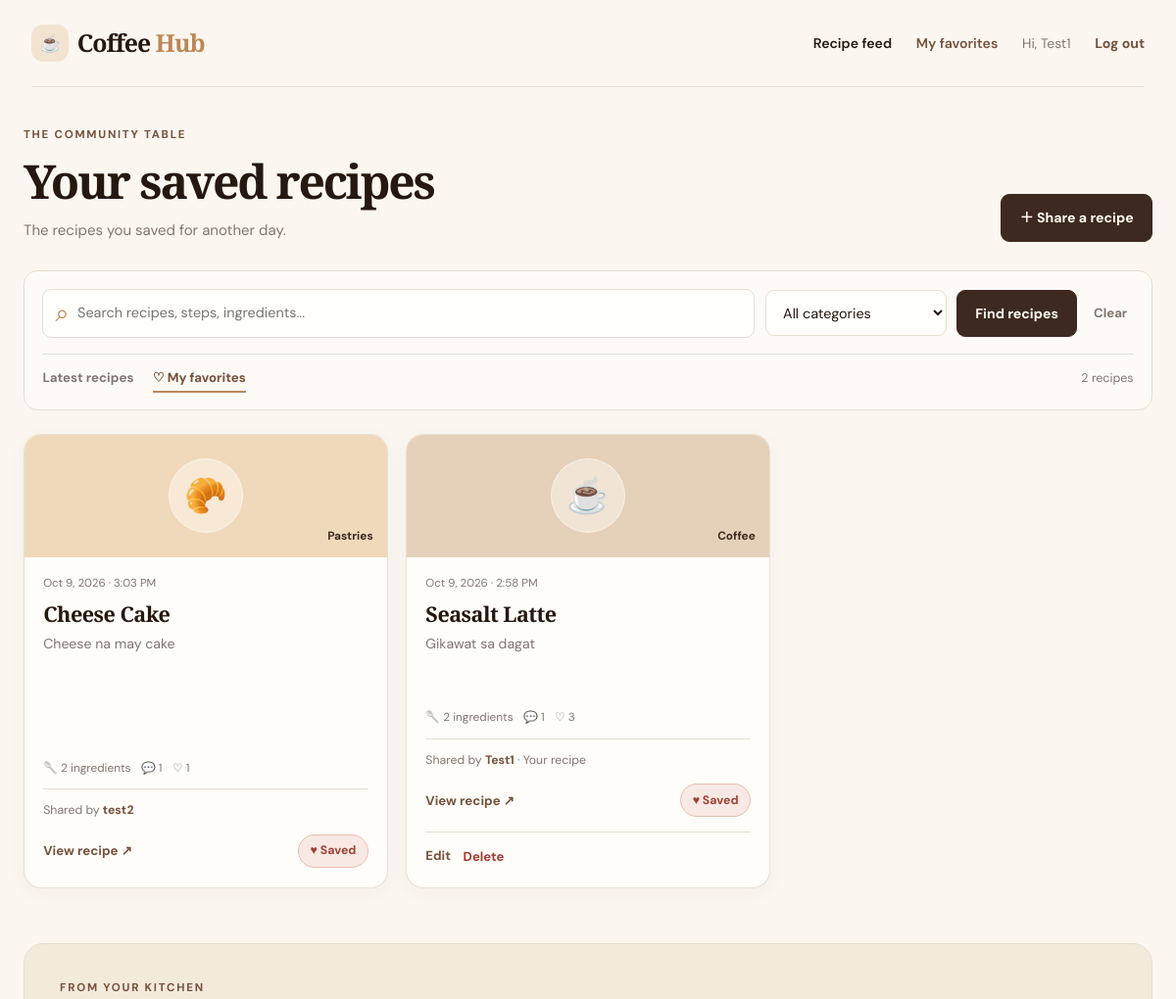
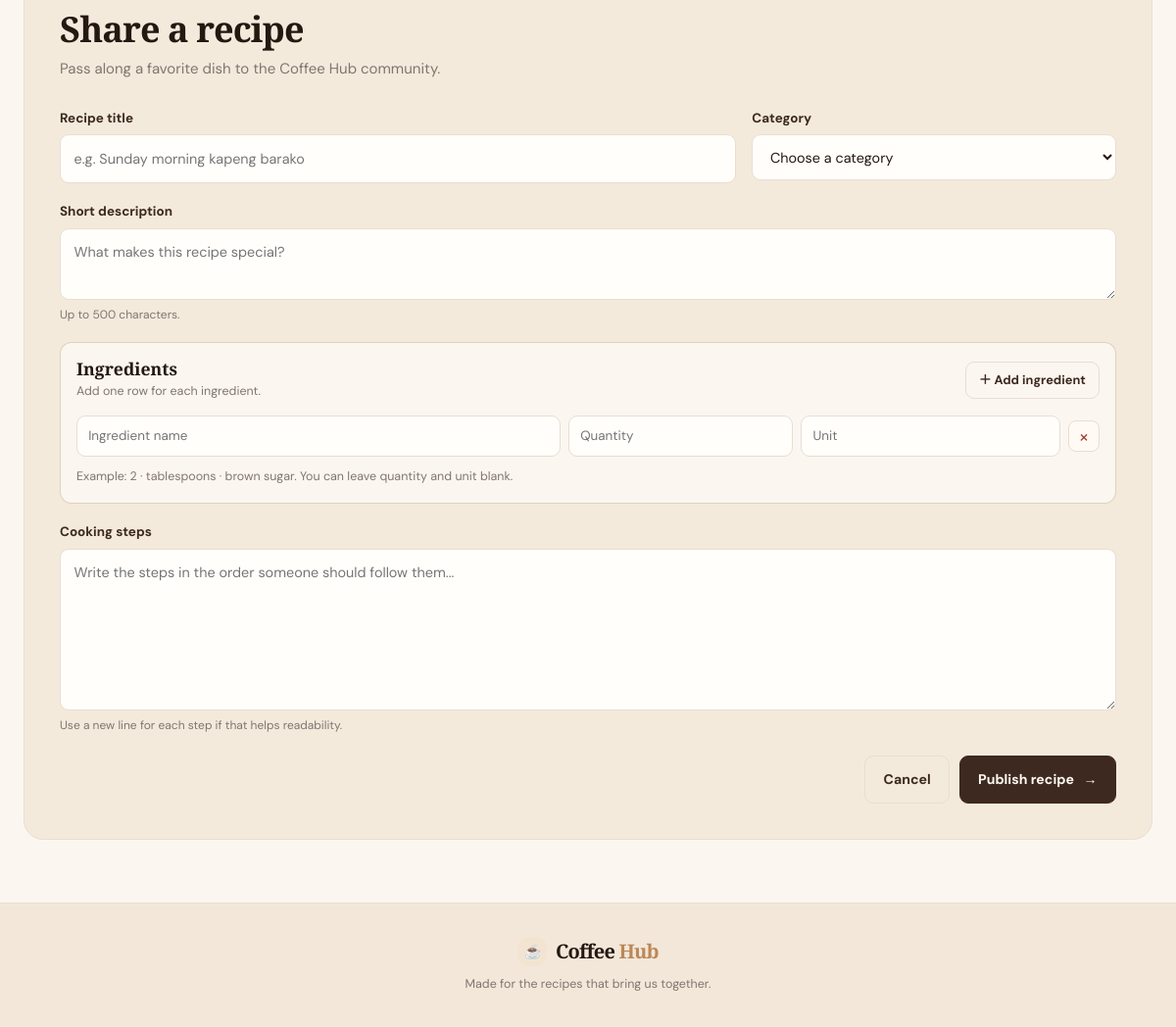
The app's page /home.php?favorites=1 (signed in) with its own data (2 pictures, top to bottom).
### tables this page shows
CREATE TABLE `recipes` (
  `id` int(10) UNSIGNED NOT NULL,
  `user_id` int(10) UNSIGNED NOT NULL,
  `category_id` int(10) UNSIGNED NOT NULL,
  `title` varchar(150) NOT NULL,
  `description` varchar(500) NOT NULL,
  `steps` text NOT NULL,
  `created_at` timestamp NOT NULL DEFAULT current_timestamp(),
  `edited_at` datetime DEFAULT NULL
);

CREATE TABLE `categories` (
  `id` int(10) UNSIGNED NOT NULL,
  `name` varchar(50) NOT NULL
);

CREATE TABLE `users` (
  `id` int(10) UNSIGNED NOT NULL,
  `name` varchar(100) NOT NULL,
  `email` varchar(255) NOT NULL,
  `password` varchar(255) NOT NULL,
  `created_at` timestamp NOT NULL DEFAULT current_timestamp()
);

### db.php (called while the page is built, shortened)
<?php
function e(mixed $value): string
{
    return htmlspecialchars((string) $value, ENT_QUOTES | ENT_SUBSTITUTE, 'UTF-8');
}
function requestString(array $source, string $key, string $default = ''): string
{
    return isset($source[$key]) && is_string($source[$key]) ? trim($source[$key]) : $default;
}
function csrfToken(): string
{
    return $_SESSION['_csrf_token'];
}
function formatDate(string $date): string
{
    return date('M j, Y · g:i A', strtotime($date));
}
function getRecipes(PDO $pdo, int $userId, string $keyword = '', int $categoryId = 0, bool $favoritesOnly = false): array
{
    $where = [];
    $parameters = [$userId];
    if ($favoritesOnly) {
        $where[] = 'EXISTS (SELECT 1 FROM favorites filter_f WHERE filter_f.recipe_id = r.id AND filter_f.user_id = ?)';
        $parameters[] = $userId;
    }
    $sql = 'SELECT r.id, r.user_id, r.category_id, r.title, r.description, r.created_at, r.edited_at,
                   c.name AS category_name, u.name AS author,
                   (SELECT COUNT(*) FROM ingredients i WHERE i.recipe_id = r.id) AS ingredient_count,
                   (SELECT COUNT(*) FROM comments cm WHERE cm.recipe_id = r.id) AS comment_count,
                   (SELECT COUNT(*) FROM favorites fc WHERE fc.recipe_id = r.id) AS favorite_count,
                   EXISTS (SELECT 1 FROM favorites own_f WHERE own_f.recipe_id = r.id AND own_f.user_id = ?) AS is_favorite
            FROM recipes r
            JOIN categories c ON c.id = r.category_id
            JOIN users u ON u.id = r.user_id';
    if ($where !== []) {
        $sql .= ' WHERE ' . implode(' AND ', $where);
    }
    $sql .= ' ORDER BY r.created_at DESC, r.id DESC';
    $statement = $pdo->prepare($sql);
    $statement->execute($parameters);
    return $statement->fetchAll();
}

### home.php (the view, shortened to what this page needs)
<?php
require __DIR__ . '/db.php';
$userId = (int) $_SESSION['user']['id'];
$userName = (string) ($_SESSION['user']['name'] ?? 'Cook');
$oldRecipe = ['title' => '', 'description' => '', 'category_id' => '', 'steps' => ''];
$formIngredients = [['name' => '', 'quantity' => '', 'unit' => '']];
$editRecipeId = 0;
$keyword = mb_substr(requestString($_GET, 'q'), 0, 100);
$categoryFilter = (int) requestString($_GET, 'category', '0');
$onlyFavorites = requestString($_GET, 'favorites') === '1';
$recipes = getRecipes($pdo, $userId, $keyword, $categoryFilter, $onlyFavorites);
$token = csrfToken();
?>
<!DOCTYPE html>
<html lang="en">
<head>
    <link rel="stylesheet" href="css/style.css">
</head>
<body>
<header class="site-header member-header">
    <a href="home.php" class="brand"><span class="brand-mark">☕</span><span>Coffee <em>Hub</em></span></a>
    <nav class="site-nav" aria-label="Member navigation">
        <a href="home.php" class="active">Recipe feed</a>
        <a href="home.php?favorites=1">My favorites</a>
        <span class="welcome-user">Hi, <?= e($userName) ?></span>
        <form method="post" action="home.php" class="inline-form"><button type="submit" class="nav-button">Log out</button></form>
    </nav>
</header>
<main class="container member-main">
    <section class="member-welcome"><div><p class="eyebrow">The community table</p><h1><?= $onlyFavorites ? 'Your saved recipes' : 'What’s cooking today?' ?></h1><p><?= $onlyFavorites ? 'The recipes you saved for another day.' : 'Find a new favorite or share something delicious with your neighbors.' ?></p></div><a class="button" href="#recipe-form">＋ Share a recipe</a></section>
    <section class="search-panel" aria-label="Search and filter recipes">
        <form method="get" action="home.php" class="search-form">
            <label class="search-box"><span class="visually-hidden">Search recipes</span><span class="search-icon" aria-hidden="true">⌕</span><input type="search" name="q" value="<?= e($keyword) ?>" maxlength="100" placeholder="Search recipes, steps, ingredients..."></label>
            <label class="filter-select"><select name="category"><option value="0">All categories</option></select></label>
            <button class="button" type="submit">Find recipes</button>
            <?php if ($keyword !== '' || $categoryFilter > 0 || $onlyFavorites): ?><a class="clear-filters" href="home.php">Clear</a><?php endif; ?>
        </form>
        <div class="feed-tabs"><a href="home.php" class="<?= !$onlyFavorites ? 'selected' : '' ?>">Latest recipes</a><a href="home.php?favorites=1" class="<?= $onlyFavorites ? 'selected' : '' ?>">♡ My favorites</a><span><span data-recipe-total><?= count($recipes) ?></span> <?= count($recipes) === 1 ? 'recipe' : 'recipes' ?></span></div>
    </section>
    <section class="recipe-grid member-grid" aria-label="Recipes">
        <?php foreach ($recipes as $recipe): ?>
            <?php $isOwner = (int) $recipe['user_id'] === $userId; $kind = strtolower((string) $recipe['category_name']); ?>
            <article class="recipe-card member-card" data-favorites-only="<?= $onlyFavorites ? '1' : '0' ?>">
                <div class="card-art card-art-<?= e($kind) ?>"><span><?= $kind === 'coffee' ? '☕' : ($kind === 'meal' ? '🍲' : '🥐') ?></span><span class="art-category"><?= e($recipe['category_name']) ?></span></div>
                <div class="card-content">
                    <div class="card-meta"><span><?= e(formatDate($recipe['created_at'])) ?></span></div>
                    <h2><a href="page.php?id=<?= (int) $recipe['id'] ?>"><?= e($recipe['title']) ?></a></h2>
                    <p><?= e($recipe['description']) ?></p>
                    <div class="recipe-stats"><span>🥄 <?= (int) $recipe['ingredient_count'] ?> ingredients</span><span>💬 <?= (int) $recipe['comment_count'] ?></span><span>♡ <span data-favorite-count><?= (int) $recipe['favorite_count'] ?></span></span></div>
                    <div class="card-byline">Shared by <strong><?= e($recipe['author']) ?></strong><?= $isOwner ? ' · Your recipe' : '' ?></div>
                    <div class="card-actions">
                        <a class="text-link" href="page.php?id=<?= (int) $recipe['id'] ?>">View recipe <span aria-hidden="true">↗</span></a>
                        <button type="button" class="favorite-button <?= (int) $recipe['is_favorite'] === 1 ? 'is-favorite' : '' ?>" data-favorite-button data-endpoint="home.php" data-recipe-id="<?= (int) $recipe['id'] ?>" data-favorited="<?= (int) $recipe['is_favorite'] === 1 ? '1' : '0' ?>" data-csrf="<?= e($token) ?>" aria-pressed="<?= (int) $recipe['is_favorite'] === 1 ? 'true' : 'false' ?>" title="Save or remove favorite"><?= (int) $recipe['is_favorite'] === 1 ? '♥ Saved' : '♡ Save' ?></button>
                    </div>
                    <?php if ($isOwner): ?>
                        <div class="owner-actions"><a href="home.php?edit_recipe=<?= (int) $recipe['id'] ?>#recipe-form">Edit</a><form method="post" action="home.php" data-confirm="Delete this recipe? Its ingredients, comments, and favorites will also be removed."><button type="submit" class="danger-link">Delete</button></form></div>
                    <?php endif; ?>
                </div>
            </article>
        <?php endforeach; ?>
    </section>
    <section class="recipe-editor" id="recipe-form">
        <div class="editor-heading"><p class="eyebrow"><?= $editRecipeId > 0 ? 'Make it just right' : 'From your kitchen' ?></p><h2><?= $editRecipeId > 0 ? 'Edit your recipe' : 'Share a recipe' ?></h2><p><?= $editRecipeId > 0 ? 'Update your recipe and its ingredient list.' : 'Pass along a favorite dish to the Coffee Hub community.' ?></p></div>
        <form method="post" action="home.php<?= $editRecipeId > 0 ? '?edit_recipe=' . $editRecipeId : '' ?>#recipe-form" class="recipe-form" id="recipe-entry-form">
            <div class="form-grid-two">
                <label class="field"><span>Recipe title</span><input name="title" type="text" maxlength="150" value="<?= e($oldRecipe['title']) ?>" placeholder="e.g. Sunday morning kapeng barako" required></label>
                <label class="field"><span>Category</span><select name="category_id" required><option value="">Choose a category</option></select></label>
            </div>
            <label class="field"><span>Short description</span><textarea name="description" rows="2" maxlength="500" placeholder="What makes this recipe special?" required><?= e($oldRecipe['description']) ?></textarea><small>Up to 500 characters.</small></label>
            <div class="ingredients-editor">
                <div class="ingredients-heading"><div><h3>Ingredients</h3><p>Add one row for each ingredient.</p></div><button type="button" class="button button-outline button-small" data-add-ingredient>＋ Add ingredient</button></div>
                <div class="ingredient-rows" data-ingredient-rows>
                    <?php foreach ($formIngredients as $index => $ingredient): ?>
                        <div class="ingredient-row" data-ingredient-row data-index="<?= (int) $index ?>">
                            <label><span class="visually-hidden">Ingredient name</span><input type="text" name="ingredients[<?= (int) $index ?>][name]" value="<?= e($ingredient['name'] ?? '') ?>" maxlength="100" placeholder="Ingredient name" required></label>
                            <label><span class="visually-hidden">Quantity</span><input type="text" name="ingredients[<?= (int) $index ?>][quantity]" value="<?= e($ingredient['quantity'] ?? '') ?>" maxlength="20" placeholder="Quantity"></label>
                            <label><span class="visually-hidden">Unit</span><input type="text" name="ingredients[<?= (int) $index ?>][unit]" value="<?= e($ingredient['unit'] ?? '') ?>" maxlength="30" placeholder="Unit"></label>
                            <button type="button" class="remove-ingredient" data-remove-ingredient aria-label="Remove ingredient row">×</button>
                        </div>
                    <?php endforeach; ?>
                </div>
                <p class="form-hint">Example: 2 · tablespoons · brown sugar. You can leave quantity and unit blank.</p>
            </div>
            <label class="field"><span>Cooking steps</span><textarea name="steps" rows="6" maxlength="20000" placeholder="Write the steps in the order someone should follow them..." required><?= e($oldRecipe['steps']) ?></textarea><small>Use a new line for each step if that helps readability.</small></label>
            <div class="form-actions"><a class="button button-outline" href="home.php">Cancel</a><button type="submit" class="button"><?= $editRecipeId > 0 ? 'Save changes' : 'Publish recipe' ?> <span aria-hidden="true">→</span></button></div>
        </form>
    </section>
</main>
<footer class="site-footer"><a href="home.php" class="brand brand-footer"><span class="brand-mark">☕</span><span>Coffee <em>Hub</em></span></a><p>Made for the recipes that bring us together.</p></footer>
</body>
</html>

### records on screen
recipes: category.name "Pastries", created_at "Oct 9, 2026 · 3:03 PM", title "Cheese Cake", description "Cheese na may cake", ingredient_count "2", comment_count "1", favorite_count "1", user.name "test2"
recipes: category.name "Coffee", created_at "Oct 9, 2026 · 2:58 PM", title "Seasalt Latte", description "Gikawat sa dagat", ingredient_count "2", comment_count "1", favorite_count "3", user.name "Test1", shows "· Your recipe"

### other values on screen
$userName "Test1"
count($recipes) "2"
